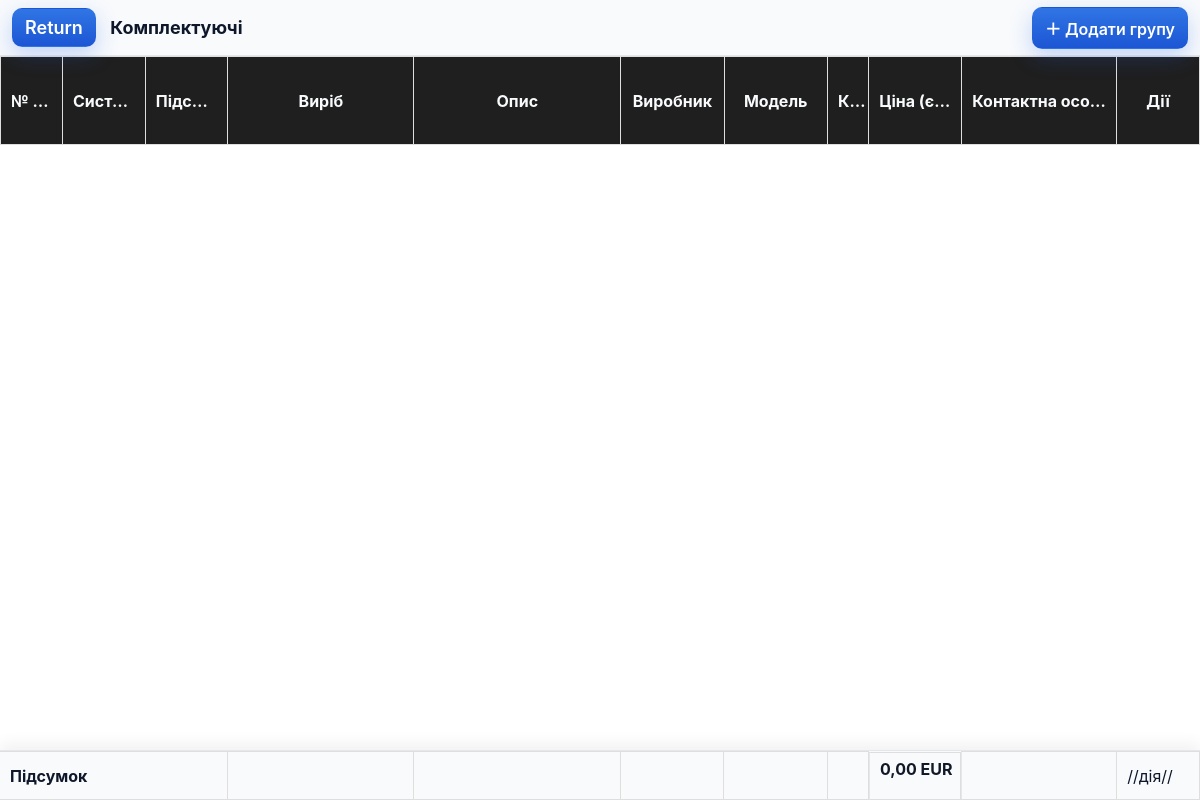
The page /production/ on the database as committed earlier.
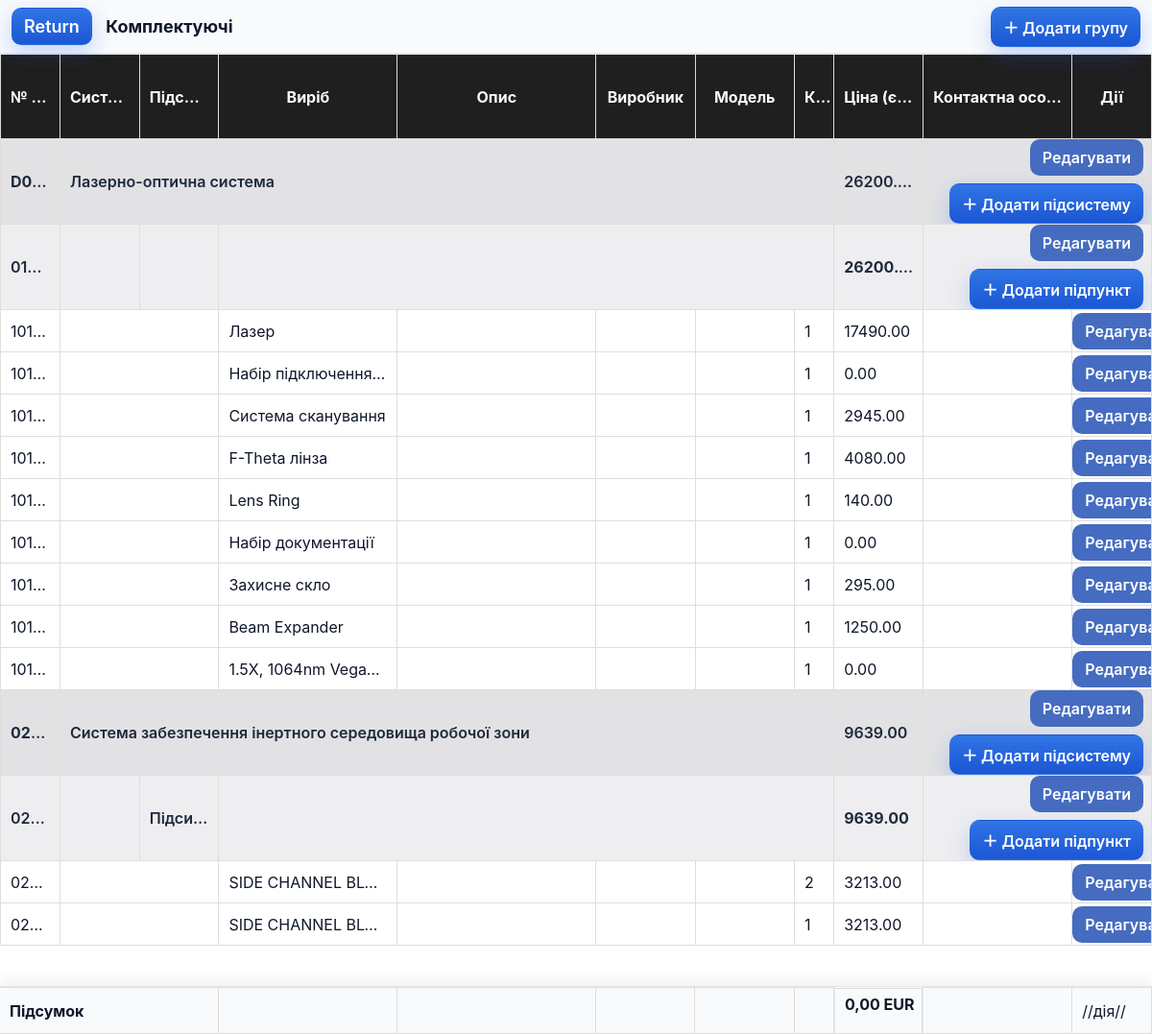
The same page on the database as committed later.
### imagApp/models.py (models this page shows, shortened)
class MainGroup(models.Model):
    serial_number = models.CharField("Серійний номер групи", max_length=50, unique=True)
    name = models.CharField("Назва групи", max_length=100)
    def subsystems_total(self):
        return sum(subsystem.total_price() for subsystem in self.subsystems.all())

class Subsystem(models.Model):
    main_group = models.ForeignKey(MainGroup, on_delete=models.CASCADE, related_name="subsystems")
    serial_number = models.CharField("Серійний номер підсистеми", max_length=50)
    system = models.CharField("Система", max_length=100, blank=True)
    subsystem = models.CharField("Підсистема", max_length=100, blank=True)
    def total_price(self):
        return sum(product.price * (product.stock or 1) for product in self.products.all())

class Product(models.Model):
    subsystem = models.ForeignKey(Subsystem, on_delete=models.CASCADE, related_name="products")
    serial_number = models.CharField("Серійний номер", max_length=50)
    name = models.CharField("Виріб", max_length=100)
    price = models.DecimalField("Ціна (євро)", max_digits=10, decimal_places=2)
    stock = models.PositiveIntegerField("Кількість", default=1)
    description = models.TextField("Опис", blank=True, null=True)
    manufacturer = models.CharField("Виробник", max_length=100, blank=True, null=True)
    model = models.CharField("Модель", max_length=100, blank=True, null=True)
    supplier_contact = models.TextField("Контактна особа постачальника", blank=True, null=True)

### imagApp/views.py (the view)
# urls.py: path("production/", views.production, name="production"),
def production(request):
    groups = sorted(MainGroup.objects.all(), key=lambda g: serial_sort_key_group(g.serial_number))
    total_sum = sum(group.subsystems_total() for group in groups)
    return render(request, "production.html", {"groups": groups, "total_sum": total_sum})

### imagApp/utils.py (called while the page is built)
def serial_sort_key_group(s):
    if re.match(r"^[A-Za-z]", s):
        return (0, s)
    m = re.match(r"(\d+)([A-Za-z]?)$", s)
    if m:
        num = int(m.group(1))
        letter = m.group(2) or ""
        return (1, num, letter)
    return (2, s)

### imagApp/templates/production.html (shortened to what this page needs)
{% load static %}
<!DOCTYPE html>
<html lang="uk">
<head>
  <link rel="stylesheet" href="{% static 'css/main.css' %}">
  <link rel="stylesheet" href="{% static 'css/production.css' %}">
</head>
<body>
  <header class="topbar">
    <h1>
      <a class="btn btn-primary btn-return" href="../">Return</a>
      Комплектуючі
    </h1>
    <a href="{% url 'add_group' %}" class="btn btn-primary">＋ Додати групу</a>
  </header>
  <div class="table-viewport">
    <table class="table-production">
      <colgroup>
        <col><col><col><col><col><col><col><col><col><col><col>
      </colgroup>
      <thead>
        <tr>
          <th>№ (серійний номер)</th>
          <th>Система</th>
          <th>Підсистема</th>
          <th>Виріб</th>
          <th>Опис</th>
          <th>Виробник</th>
          <th>Модель</th>
          <th>Кількість</th>
          <th>Ціна (євро)</th>
          <th>Контактна особа постачальника, e-mail, tel, site</th>
          <th>Дії</th>
        </tr>
      </thead>
      <tbody>
        {% for group in groups %}
          <tr class="group-row">
            <td colspan="1"><b>{{ group.serial_number }}</b></td>
            <td colspan="7">{{ group.name }}</td>
            <td colspan="1">{{ group.subsystems_total }}</td>
            <td colspan="2" style="padding: 0;">
              <div class="group-actions">
                <a href="{% url 'edit_group' group.pk %}" class="btn btn-edit">Редагувати</a>
                <a href="{% url 'add_subsystem' %}?main_group={{ group.pk }}" class="btn btn-primary">＋ Додати підсистему</a>
              </div>
            </td>
          </tr>
          {% for subsystem in group.subsystems.all %}
            <tr class="subsystem-row">
              <td>{{ subsystem.serial_number }}</td>
              <td>{{ subsystem.system }}</td>
              <td>{{ subsystem.subsystem }}</td>
              <td colspan="5"></td>
              <td><b>{{ subsystem.total_price }}</b></td>
              <td colspan="2" style="padding: 0;">
                <div class="group-actions">
                  <a href="{% url 'edit_subsystem' subsystem.pk %}" class="btn btn-edit">Редагувати</a>
                  <a href="{% url 'add_product' %}?subsystem={{ subsystem.pk }}" class="btn btn-primary">＋ Додати підпункт</a>
                </div>
              </td>
            </tr>
            {% for product in subsystem.products.all %}
              <tr class="sub-row">
                <td>{{ product.serial_number }}</td>
                <td colspan="2"></td>
                <td class="cell-clip">
                  <span class="cell-text">{{ product.name }}</span>
                </td>
                <td class="cell-clip">
                </td>
                <td class="cell-clip">
                </td>
                <td class="cell-clip">
                </td>
                <td>{{ product.stock }}</td>
                <td>{{ product.price }}</td>
                <td class="cell-clip">
                </td>
                <td colspan="1" style="padding: 0;">
                  <div class="actions">
                    <a href="{% url 'edit_product' product.pk %}" class="btn btn-edit">Редагувати</a>
                  </div>
                </td>
              </tr>
            {% endfor %}
          {% endfor %}
        {% endfor %}
      </tbody>
    </table>
  </div>
  <div class="summary-bar" aria-live="polite">
    <table class="table-production table-summary" aria-label="Підсумок">
      <colgroup>
        <col><col><col><col><col><col><col><col><col><col><col>
      </colgroup>
      <tbody>
        <tr>
          <td class="summary-label" colspan="3">Підсумок</td>
          <td></td>
          <td></td>
          <td></td>
          <td></td>
          <td></td>
          <td class="summary-value">
            <span id="sum-price">
            </span>
          </td>
          <td></td>
          <td>
            <span>//дія//</span>
          </td>
        </tr>
      </tbody>
    </table>
  </div>
</body>
</html>

### static/css/main.css (style rules this page uses)
* { box-sizing: border-box; }
html, body { height: 100%; }
body { margin: 0; color: #0f172a; background: #fff; font-family: -apple-system, BlinkMacSystemFont, "Segoe UI", Inter, Roboto, Arial, "Noto Sans", sans-serif; }
.btn { display: inline-flex; font-weight: 600; align-items: center; justify-content: center; padding: 8px 12px; border: 1px solid transparent; border-radius: 10px; text-decoration: none; cursor: pointer; transition: background .15s ease, border-color .15s ease, transform .04s ease; }
.btn-primary { background: linear-gradient(180deg, #3075e5, #1c56d4); box-shadow: 0 8px 22px rgba(37, 99, 235, .25); color: #fff; }

### static/css/production.css (style rules this page uses)
:root { --topbar-h: 56px; --summary-h: 48px; }
.topbar { position: sticky; top: 0; z-index: 3; height: var(--topbar-h); display: flex; align-items: center; justify-content: space-between; padding: 0 12px; background: #f8fafc; border-bottom: 1px solid #e5e7eb; }
.topbar h1 { margin: 0; font-size: 18px; font-weight: 700; }
.btn-return { margin-right: 10px; }
.btn-edit { background: #456cc0; color: #fff; }
.table-viewport { height: calc(100vh - var(--topbar-h)); overflow: auto; }
.group-row { background: #e2e2e4; font-weight: 600; color: #1e293b; }
.subsystem-row { background: #eeeef0; font-weight: 600; color: #1e293b; }
.table-production { width: 100%; border-collapse: collapse; table-layout: fixed; }
th, td { border: 1px solid #dedede; padding: 8px 10px; vertical-align: middle; height: 44px; white-space: nowrap; overflow: hidden; text-overflow: ellipsis; }
thead th { position: sticky; top: 0; background: #1f1f1f; z-index: 2; font-weight: 700; color: #f8fafc; height: 88px; }
tr, td, th { position: relative; }
.table-production col:nth-child(1) { width: 6%; }
.table-production col:nth-child(2) { width: 8%; }
.table-production col:nth-child(3) { width: 8%; }
.table-production col:nth-child(4) { width: 18%; }
.table-production col:nth-child(5) { width: 20%; }
.table-production col:nth-child(6) { width: 10%; }
.table-production col:nth-child(7) { width: 10%; }
.table-production col:nth-child(8) { width: 4%; }
.table-production col:nth-child(9) { width: 9%; }
.table-production col:nth-child(10) { width: 15%; }
.table-production col:nth-child(11) { width: 8%; }
td.cell-clip { position: relative; overflow: visible; }
td.cell-clip .cell-text { display:block; white-space:nowrap; overflow:hidden; text-overflow:ellipsis; }
.group-actions { display: flex; justify-content: right; align-items: center; gap: 8px; padding: 0 8px; flex-wrap: wrap; }
.group-actions > * { flex: 0 0 auto; }
.group-actions .btn { white-space: nowrap; }
.table-viewport { height: calc(100vh - var(--topbar-h)); overflow: auto; padding-bottom: var(--summary-h); }
.summary-bar { position: fixed; left: 0; right: 0; bottom: 0; z-index: 5; background: #f8fafc; border-top: 1px solid #e5e7eb; box-shadow: 0 -6px 16px rgba(2,6,23,.06); pointer-events: none; }
.table-summary { width: 100%; border-collapse: collapse; table-layout: fixed; }
.table-summary td { border-left: 1px solid #e5e7eb; height: var(--summary-h); padding: 6px 10px; white-space: nowrap; overflow: hidden; text-overflow: ellipsis; vertical-align: middle; background: #f8fafc; pointer-events: auto; }
.table-summary td:first-child { border-left: none; }
.summary-label { font-weight: 700; color: #0f172a; }
.summary-value { font-weight: 700; color: #111827; display: flex; align-items: baseline; gap: 8px; }

Rows that differ between the two databases and show on the page:
added MainGroup: serial_number "D0…", name "Лазерно-оптична система", subsystems_total "26200.…"
added Subsystem: serial_number "01…", total_price "26200.…", shown under "Лазерно-оптична система"
now on this page (row edited): Product: serial_number "101…", name "Лазер", stock "1", price "17490.00"
now on this page (row edited): Product: serial_number "101…", name "Набір підключення…", stock "1", price "0.00"
now on this page (row edited): Product: serial_number "101…", name "Система сканування", stock "1", price "2945.00"
added Product: serial_number "101…", name "F-Theta лінза", stock "1", price "4080.00"
added Product: serial_number "101…", name "Lens Ring", stock "1", price "140.00"
added Product: serial_number "101…", name "Набір документації", stock "1", price "0.00"
added Product: serial_number "101…", name "Захисне скло", stock "1", price "295.00"
added Product: serial_number "101…", name "Beam Expander", stock "1", price "1250.00"
added Product: serial_number "101…", name "1.5X, 1064nm Vega…", stock "1", price "0.00"
added MainGroup: serial_number "02…", name "Система забезпечення інертного середовища робочої зони", subsystems_total "9639.00"
added Subsystem: serial_number "02…", subsystem "Підси…", total_price "9639.00", shown under "Система забезпечення інертного середовища робочої зони"
added Product: serial_number "02…", name "SIDE CHANNEL BL…", stock "2", price "3213.00", shown under "9639.00"
added Product: serial_number "02…", name "SIDE CHANNEL BL…", stock "1", price "3213.00", shown under "9639.00"
